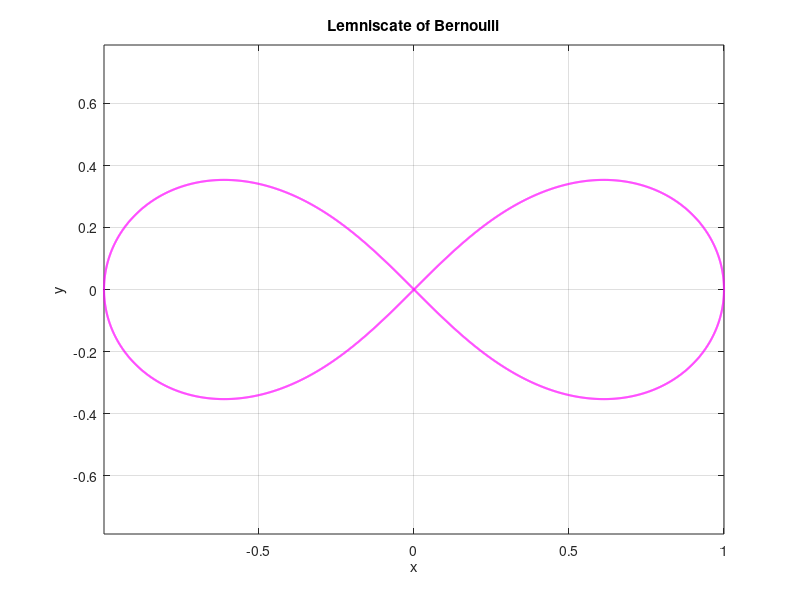

Reproduce this figure in MATLAB.
% Plot the Lemniscate of Bernoulli which has the parametric equation (given
% in pdf)

t = 0:0.001:2*pi;
x = cos(t)./(1 + sin(t).^2);
y = (cos(t).*sin(t))./(1 + sin(t).^2);

plot(x, y, 'm-', 'LineWidth',1.5,'MarkerSize',4);
axis equal; grid on;
title('Lemniscate of Bernoulli');
xlabel('x'); ylabel('y');
